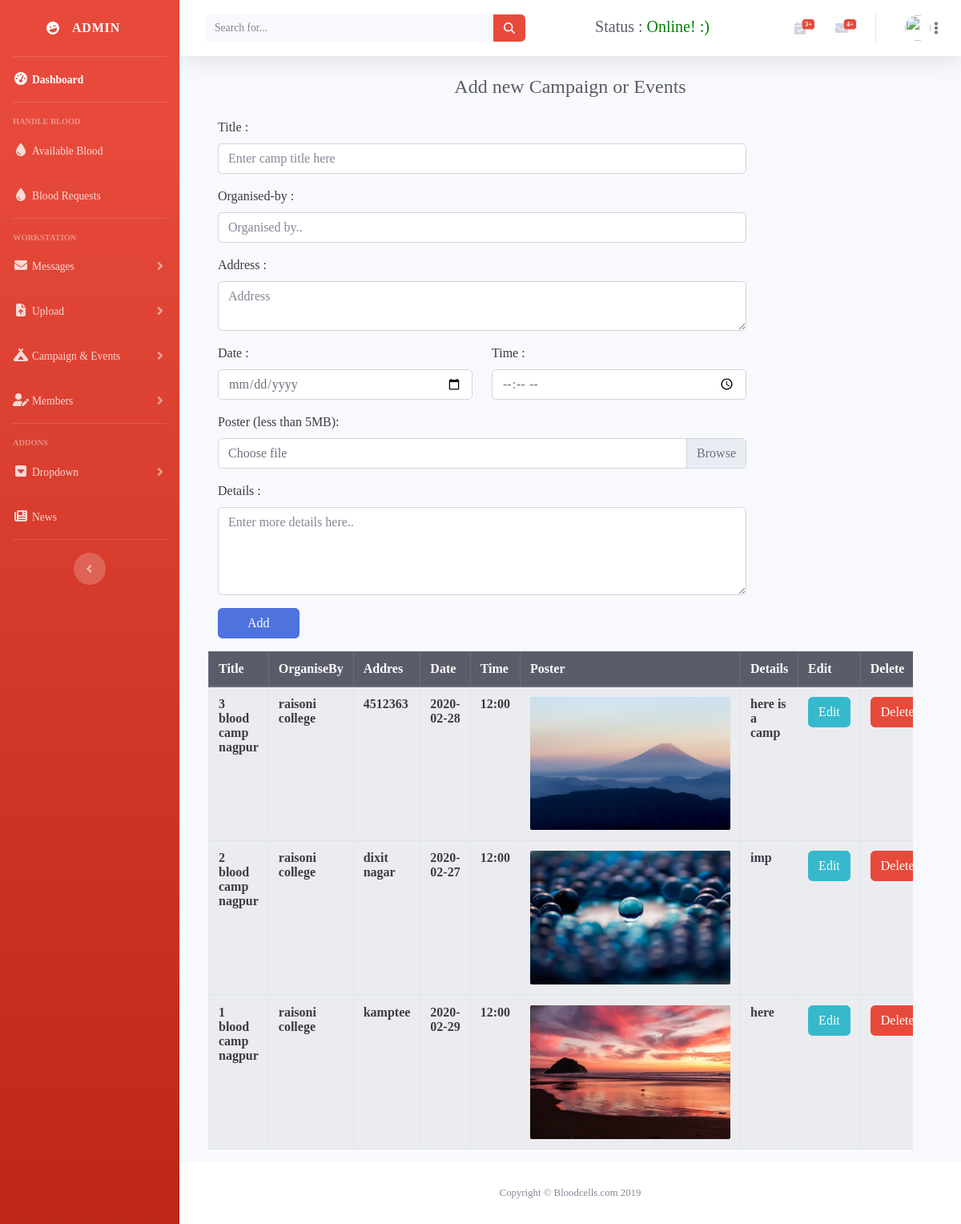
Screenshot of /admin/camps.php with the database file from the repository.
### tables this page shows
CREATE TABLE `camps` (
  `id` int(10) NOT NULL,
  `title` text NOT NULL,
  `organised_by` text NOT NULL,
  `address` text NOT NULL,
  `date` text NOT NULL,
  `time` text NOT NULL,
  `poster` text NOT NULL,
  `details` text NOT NULL
);

### admin/camps_assets/server.php (called while the page is built, shortened)
<?php
$update = false;
$ctitle = '';
$corganised = '';
$cdate = '';
$ctime = '';
?>

### admin/camps.php (the view, shortened to what this page needs)
<?php include('include/header.php'); ?>
<link rel="stylesheet" href="css/upload.css">
</head>
<body id="page-top">
<?php require_once 'camps_assets/server.php'; ?>
<?php include('include/sidebar.php'); ?>
    <div id="content-wrapper" class="d-flex flex-column">
      <div id="content">
        <?php
        include('include/topbar.php');
        ?>
        <div class="container-fluid">
          <h1 class="h4 mb-4 text-center text-gray-800">Add new Campaign or Events</h1>
          <div class="container text-gray-800">
            <div>
              <form action="camps_assets/server.php" class="form-group needs-validation text-gray-900 w-75" method="POST" enctype="multipart/form-data" accept-charset="utf-8" novalidate>
                <div class="form-group">
                  <label for="title">Title : </label>
                  <input type="text" class="form-control" name="ctitle" value="<?php echo $ctitle; ?>" placeholder="Enter camp title here" required>
                </div>
                <div class="form-group">
                  <label for="organised-by">Organised-by : </label>
                  <input type="text" class="form-control" name="corganised" value="<?php echo $corganised; ?>" placeholder="Organised by.." required>
                </div>
                <div class="form-group">
                  <label for="address">Address : </label>
                  <textarea name="caddress" class="form-control" placeholder="Address" required><?php echo $caddress; ?></textarea>
                </div>
                <div class="row">
                <div class="form-group col-6">
                  <label for="date-time">Date : </label>
                  <input type="date" class="form-control" name="cdate" value="<?php echo $cdate; ?>" placeholder="" required>
                </div>
                <div class="form-group col-6">
                  <label for="date-time">Time : </label>
                  <input type="time" class="form-control" name="ctime" value="<?php echo $ctime; ?>" placeholder="" required>
                </div>
</div>
                <div class="form-group">
                <label for="file" class="text-gray-900">Poster (less than 5MB):</label>
                <br>
            <?php if($update == true): ?>
              <div class="">
                <div class="row">
                <div class="col-auto">
                <img src="camps_assets/<?php echo $image; ?>" alt="<?php echo $ctitle; ?>" class="myImgg rounded" width="250" id="myImg" height="auto">
              <div id="myModal" class="modal">
                <span class="close">&times;</span>
                <img class="modal-content rounded" id="img02">
                <div id="caption"></div>
              </div>
              <script>
              // Get the modal
              var modal = document.getElementById('myModal');
              // Get the image and insert it inside the modal - use its "alt" text as a caption
              var img = document.getElementById('myImg');
              var modalImg = document.getElementById("img02");
              var captionText = document.getElementById("caption");
              img.onclick = function(){
                modal.style.display = "block";
                modalImg.src = this.src;
                captionText.innerHTML = this.alt;
              }
              // Get the <span> element that closes the modal
              var span = document.getElementsByClassName("close")[0];
              // When the user clicks on <span> (x), close the modal
              span.onclick = function() {
                modal.style.display = "none";
              }
              </script>
              </div>
              <div class="custom-file col-4">
                <input type="file" name="cposter" class="custom-file-input" id="customFile" required>
                <label class="custom-file-label" for="customFile">Choose Image</label>
                <div class="valid-feedback">Looks Good.</div>
                <div class="invalid-feedback">Please choose file.</div>
              </div>
              <script src="js/custom-file-input.js"></script>
              <script>
                bsCustomFileInput.init()
                var btn = document.getElementById('btnResetForm')
                var form = document.querySelector('form')
                btn.addEventListener('click', function () {
                  form.reset()
                })
              </script>
              </div>
              </div>
            <?php else: ?>
                  <div class="custom-file">
                    <label class="custom-file-label" for="customFile">Choose file</label>
                  </div>
            <?php endif; ?>
              </div>
                <div class="form-group">
                  <label for="details">Details : </label>
                  <textarea name="cdetails" class="form-control" placeholder="Enter more details here.." rows="4" required><?php echo $cdetails; ?></textarea>
                </div>
                <div class="form-group">
                  <?php if($update == true): ?>
                    <button type="submit" name="update" class="btn btn-info">Update</button>
                    &nbsp;<a href="camps.php" title="" class="text-white text-decoration-none btn btn-danger">Cancel</a>
                  <?php else: ?>
                  <button type="submit" name="csubmit" class="btn btn-primary" value="Add"><div class="px-4">Add</button>
                  <?php endif; ?>
                </div>
              </form>
            </div>
          </div>
<div class="container-fluid">
  <div class="">
    <div class="row justify-content-center table-responsive">
      <table class="table table-bordered table-hover table-striped">
        <thead class="thead-dark">
          <tr>
            <th scope="col">Title</th>
            <th scope="col">OrganiseBy</th>
            <th scope="col">Addres</th>
            <th scope="col">Date</th>
            <th scope="col">Time</th>
            <th scope="col">Poster</th>
            <th scope="col">Details</th>
            <th scope="col">Edit</th>
            <th scope="col">Delete</th>
          </tr>
        </thead>
<?php
  $mysqli = new mysqli('localhost','root','','bloodcells') or die(mysqli_error($mysqli));
  $result = $mysqli->query("SELECT * FROM camps ORDER BY id DESC") or die($mysqli->error);
?>
        <?php while ($row = $result->fetch_assoc()): ?>
        <tbody id="myTable">
          <tr>
            <td class="font-weight-bold text-gray-900"><?php echo $row['title']; ?></td>
            <td class="font-weight-bold text-gray-900"><?php echo $row['organised_by']; ?></td>
            <td class="font-weight-bold text-gray-900"><?php echo $row['address']; ?></td>
            <td class="font-weight-bold text-gray-900"><?php echo $row['date']; ?></td>
            <td class="font-weight-bold text-gray-900"><?php echo $row['time']; ?></td>
            <td class="font-weight-bold text-gray-900">
                <img src="camps_assets/<?php echo $row['poster']; ?>" alt="<?php echo $row['title']; ?>" id="myImg<?php echo $row['id']; ?>" class="myImgg" width="250" height="auto">
            </td>
            <td class="font-weight-bold text-gray-900"><?php echo $row['details']; ?></td>
            <td>
              <a href="camps.php?edit=<?php echo $row['id']; ?>" class="btn btn-info">Edit</a>
            </td>
            <td>
              <a href="camps_assets/server.php?delete=<?php echo $row['id']; ?>" class="btn btn-danger">Delete</a>
            </td>
          </tr>
        </tbody>
        <?php endwhile; ?>
      </table>
    </div>
  </div>
</div>
        </div>
      </div>
   <?php
include('include/footer.php');
?>
    </div>
  </div>
</body>
</html>

### admin/message_assets/message.css (style rules this page uses)
* { margin: 0; padding: 0; box-sizing: border-box; font-family: Hind-Medium; }

### admin/css/upload.css (style rules this page uses)
.myImgg { border-radius: 2px; cursor: pointer; transition: 0.3s; }

### rows the page displays
camps: title "3 blood camp nagpur", organised_by "raisoni college", address "4512363", date "2020-02-28", time "12:00", poster (picture), details "here is a camp"
camps: title "2 blood camp nagpur", organised_by "raisoni college", address "dixit nagar", date "2020-02-27", time "12:00", poster (picture), details "imp"
camps: title "1 blood camp nagpur", organised_by "raisoni college", address "kamptee", date "2020-02-29", time "12:00", poster (picture), details "here"

### other values shown
$qfourplus "+"
$fourplus "+"
